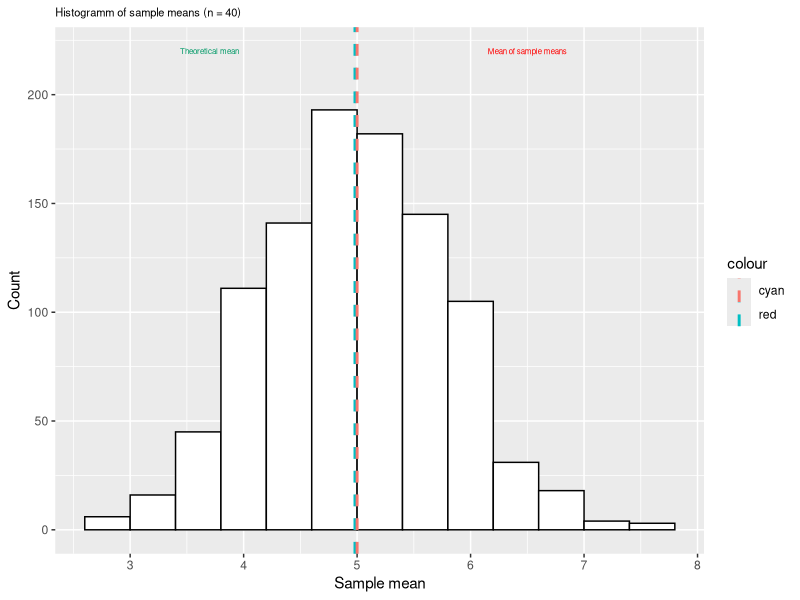
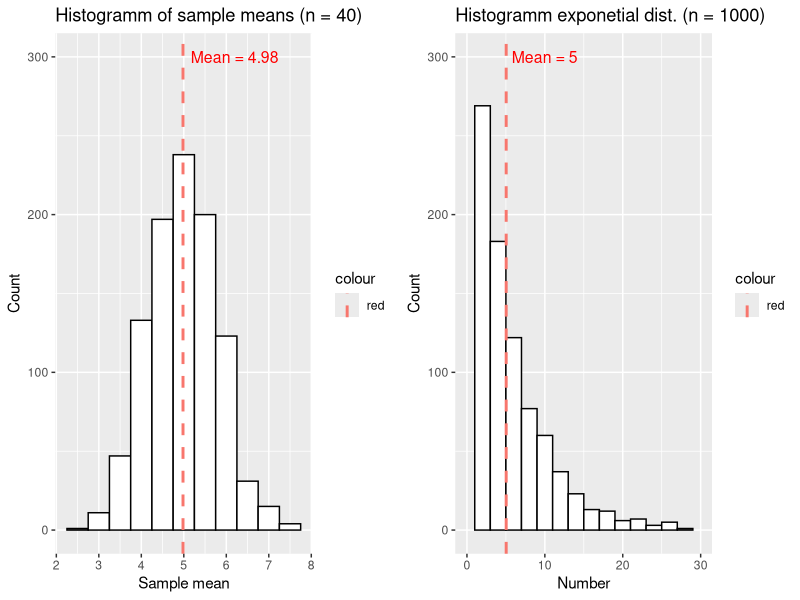
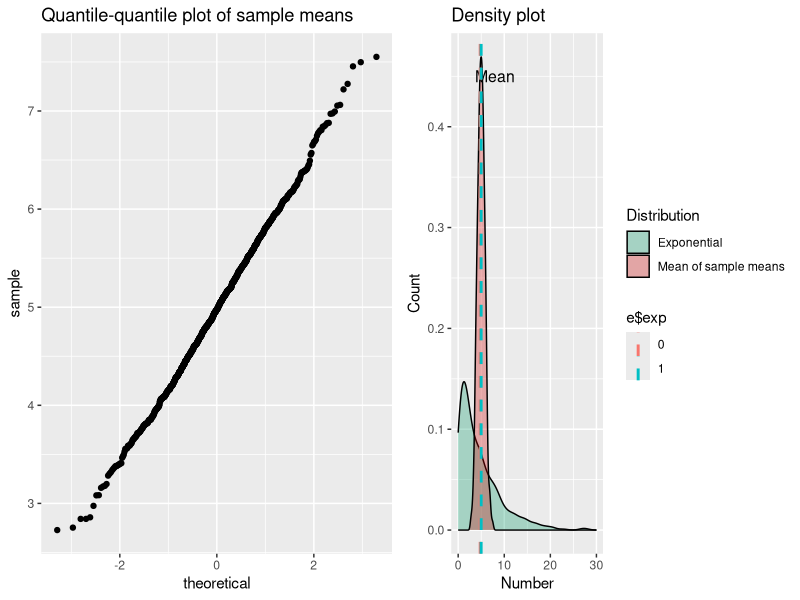

Reproduce these figures in R, in order.
## ---- chunk 1
set.seed(1984)
library(dplyr)
library(ggplot2)
library(gridExtra)
## ---- chunk 2
avg <- NULL
nosim <- 1000

for(i in 1:nosim) avg[i] <- mean(rexp(40, rate = 0.2))

## stores avg in a data frame with label 0
hist_data1 <- as.data.frame(cbind(avg,0))

## stores 1000 random exponentials for a comparative histogramm with label 1.
exp_data <- rexp(1000, rate = 0.2)
hist_data2 <- as.data.frame(cbind(exp_data,1))
## ---- chunk 3
theoretical_mean <- 1/0.2 # = population mean
samp_mean        <- round(mean(avg),2)
## ---- chunk 4

plot0 <- ggplot(hist_data1, aes(x=avg)) +
                geom_histogram(binwidth=.4, colour="black", fill="white") +
            labs(title = "Histogramm of sample means (n = 40)", x = "Sample mean", y = "Count") +
            geom_vline(data=hist_data1, aes(xintercept=mean(avg),  
                                        colour="red"), linetype="dashed", size=1) +
            geom_vline(aes(xintercept=theoretical_mean,  colour="cyan"), linetype="dashed", size=1) +
            annotate("text", label = "Mean of sample means", x = 6.5, y = 220, size = 2, color="red") +
            annotate("text", label = "Theoretical mean", x = 3.7, y = 220, size = 2, color="#009966") +
            theme(plot.title = element_text(size=8))
## ---- chunk 5
plot0
## ---- chunk 6

plot1 <- ggplot(hist_data1, aes(x=avg)) +
                geom_histogram(binwidth=.5, colour="black", fill="white") +
                labs(title = "Histogramm of sample means (n = 40)", x = "Sample mean", y = "Count") +
                geom_vline(data=hist_data1, aes(xintercept=mean(avg),  
                        colour="red"), linetype="dashed", size=1) +
                annotate("text", label = "Mean = 4.98", x = 6.2, y = 300, size = 4, color="red") 

plot2 <- ggplot(hist_data2, aes(x=exp_data)) +
                geom_histogram(binwidth=2, colour="black", fill="white") +
                labs(title = "Histogramm exponetial dist. (n = 1000)", 
                        x = "Number", y = "Count") +
                geom_vline(data=hist_data2, aes(xintercept=mean(exp_data),  
                        colour="red"), linetype="dashed", size=1) +
                annotate("text", label = "Mean = 5", x = 10, y = 300, size = 4, color="red") +
                xlim(0,30)
## ---- chunk 7
grid.arrange(plot1, plot2, ncol=2)
## ---- chunk 8
varsample       <- var(avg)
varexp          <- var(exp_data)
vartheoretical  <- 1/(0.2^2 * 40)
## ---- chunk 9
## qq-plot
plot3 <- ggplot(hist_data1, aes(sample=avg)) +
                stat_qq() + 
                labs(title="Quantile-quantile plot of sample means")
## ---- chunk 10
## Creates a dataframe containing both data sets.
a <- rexp(1000, rate=.2)
b <- avg

a <- cbind(a,0)
b <- cbind(b,1)
d <- rbind(a,b)
d <- as.data.frame(d)
names(d) <- c("Number","exp")
d$exp <- as.factor(d$exp)

# Calculates the mean of both data sets
e <- summarise(group_by(d,exp), means = mean(Number))

# Density curves
plot4 <- ggplot(d, aes(d$Number, fill=d$exp)) +
                geom_density(alpha=.3) +
                scale_fill_manual(values=c("#009966", "#CC0000"), 
                          name= "Distribution",
                          breaks=c(0, 1),
                          labels=c("Exponential", "Mean of sample means")) +
                annotate("text", label = "Mean", x = 8, y = .45, size = 4, color="black") + 
                labs(title = "Density plot", x = "Number", y = "Count") +
                geom_vline(data=e, aes(xintercept=e$means,  colour=e$exp), linetype="dashed", size=1) +
                xlim(0,30)
## ---- chunk 11
grid.arrange(plot3, plot4, ncol=2)
